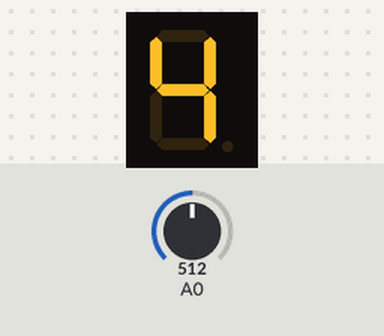
A sketch run on a simulated Arduino Uno, built with avr-gcc and run on an emulated ATmega328P. Parts: 1-digit seven-segment display. Inputs (shaded band) come from the test bench; at power-on: A0 = 512.

Above: at 1.2 s.
1.3 s: A0 set to 716
At 1.9 s:
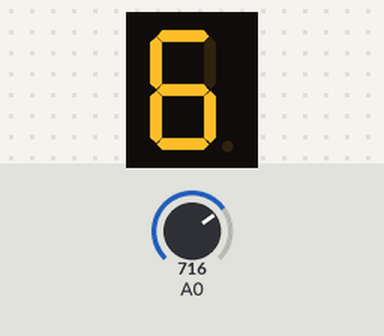
2.8 s: A0 set to 900
At 4.0 s:
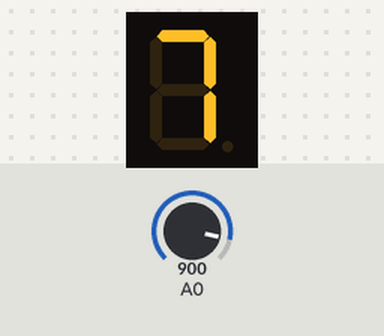
4.3 s: A0 set to 1023
At 5.4 s:
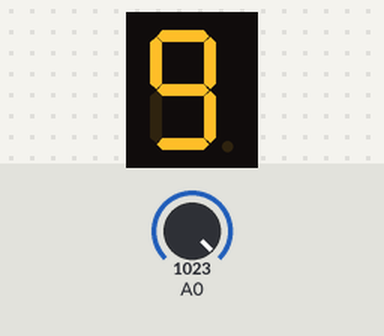
Timing chart, 0 to 7.3 s (numbered marks = the images above; inputs shaded):
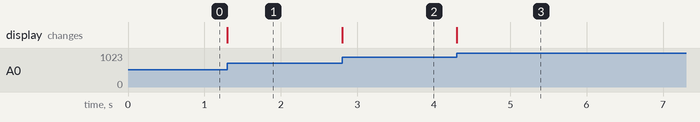

The sketch:

sevseg1.ino
```cpp
/*根据电位器的模拟电位值控制1位数码管的数字从0-9显示*/
#include "SevSeg.h"

SevSeg sevseg;

byte numDigits = 1; //数码管位数
byte digitPins[] = {3, 2, 2, 2}; //数码管公共极连接Arduino的引脚
byte segmentPins[] = {7, 6, 5, 10, 11, 8, 9, 4}; //数码管a,b,c,d,e,f,g,dp对应引脚
byte hardwareConfig = COMMON_CATHODE ; // 共阴极数码管

int readValue = 0; //保存读到的模拟值
int showValue = 0; //需要显示的数据

void setup() {
  sevseg.begin(hardwareConfig, numDigits, digitPins, segmentPins); //初始化数码管
}

void loop() {
  readValue = analogRead(A0); //读取A0模拟口的数值（0-5V 对应0-1023取值）
  showValue = map(readValue, 0, 1023, 0, 9); //将0-1023之间的数据映射成0到9之间的数据
  sevseg.setNumber(showValue, 1); //数码管显示
  sevseg.refreshDisplay(); // 必须重复运行刷新数码管显示
}
```

Measured:
- after the input at 1.3 s, the display: changes at once (image 1)
- after the input at 2.8 s, the display: changes at once (image 2)
- after the input at 4.3 s, the display: changes at once (image 3)
